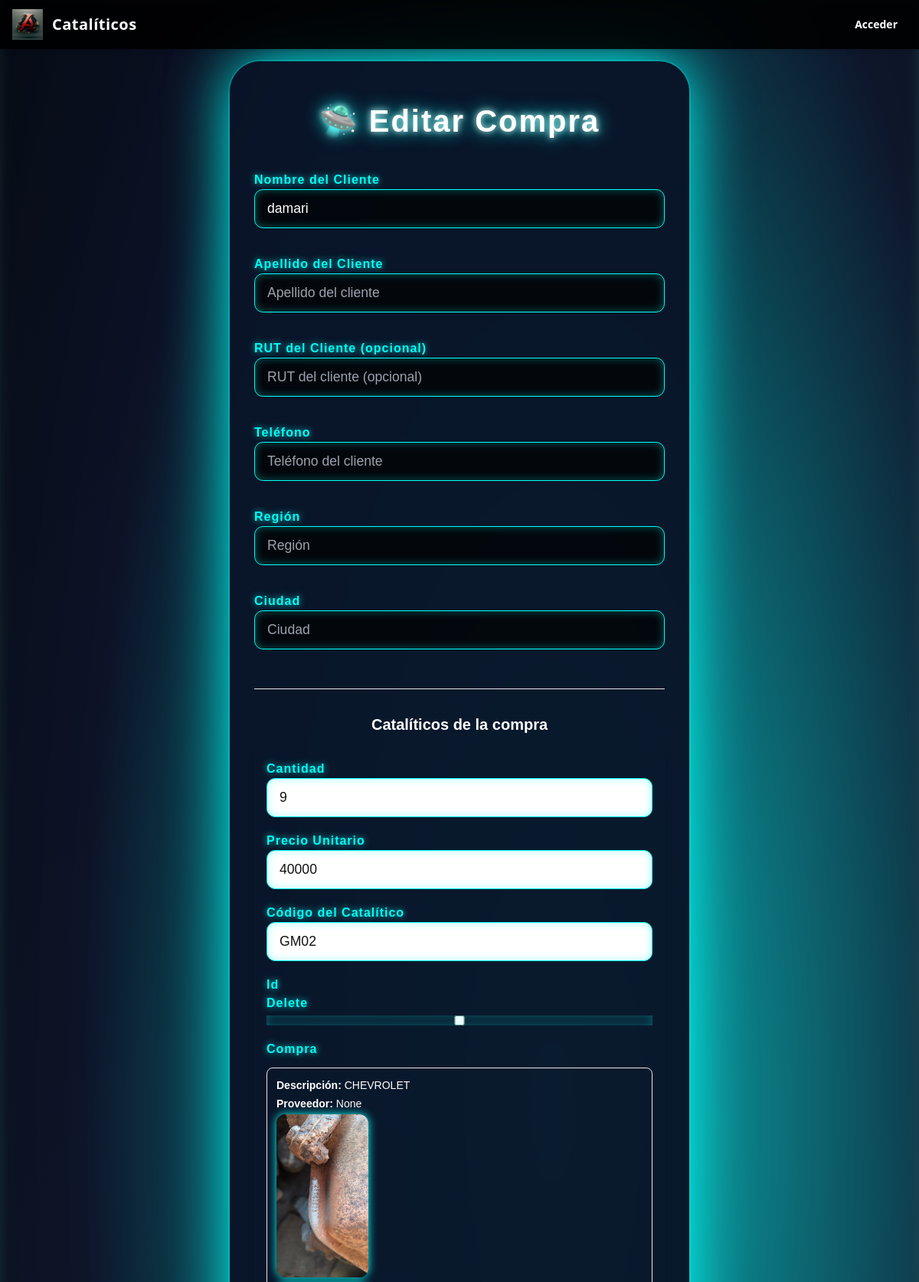
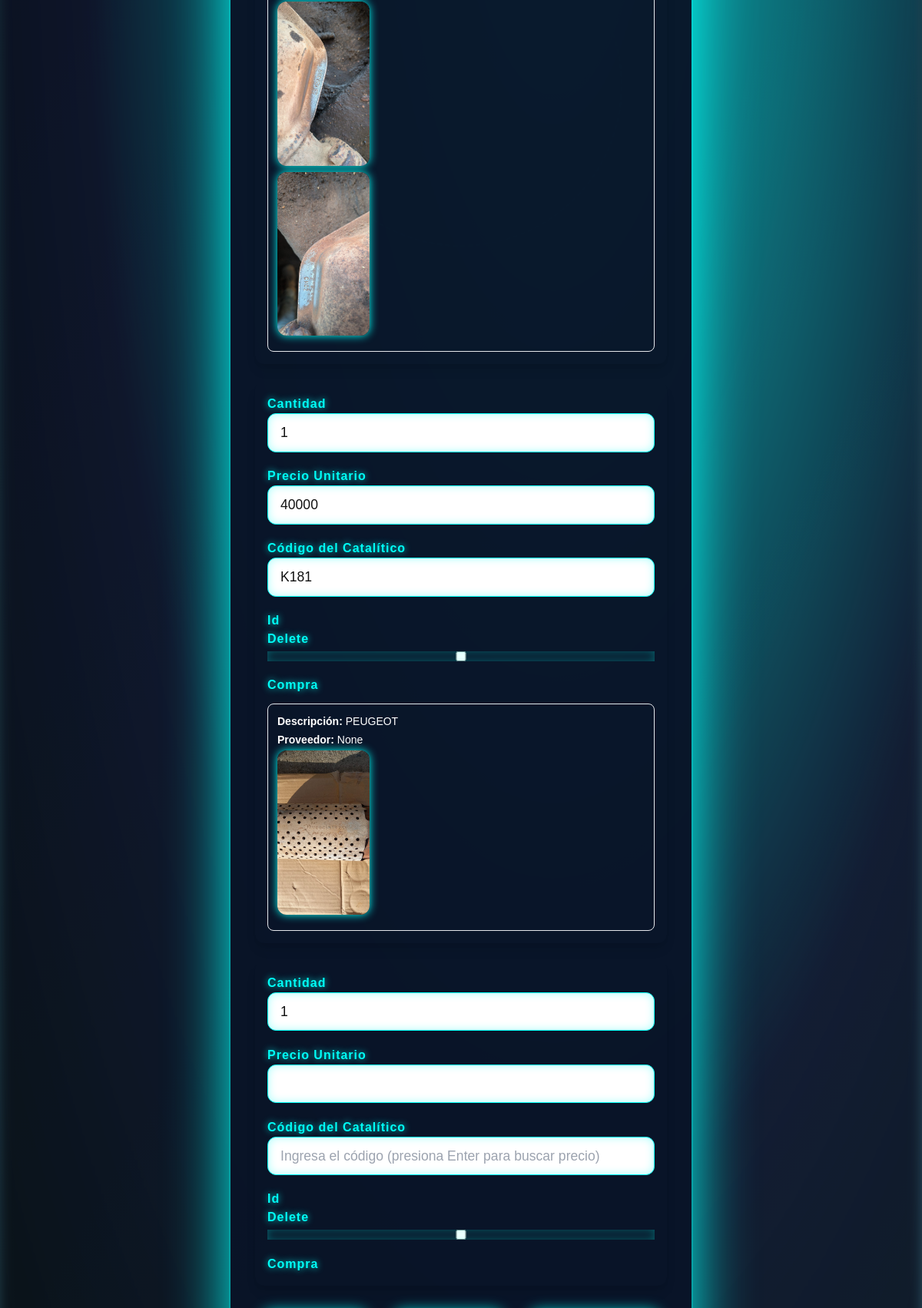
/cataliticos/compras/editar/18/ (upper part), run on the app's committed database (2 pictures, top to bottom).
### cataliticos/models.py (models this page shows, shortened)
class CompraCatalitico(models.Model):
    cliente = models.ForeignKey('Cliente', on_delete=models.SET_NULL, null=True, blank=True)
    cliente_telefono = models.CharField(max_length=30, blank=True)
    region = models.CharField(max_length=100, blank=True)
    ciudad = models.CharField(max_length=100, blank=True)
    cliente_nombre = models.CharField(max_length=100)
    cliente_apellido = models.CharField(max_length=100, blank=True)
    cliente_rut = models.CharField(max_length=20, blank=True)  # Ahora es opcional
    fecha = models.DateTimeField(auto_now_add=True)

class DetalleCatalitico(models.Model):
    compra = models.ForeignKey(CompraCatalitico, related_name='detalles', on_delete=models.CASCADE)
    catalitico = models.ForeignKey(Catalitico, on_delete=models.PROTECT)
    cantidad = models.PositiveIntegerField(default=1)
    precio_unitario = models.PositiveIntegerField()

class Catalitico(models.Model):
    codigo = models.CharField(max_length=100, unique=True)
    descripcion = models.TextField(blank=True, null=True)
    proveedor = models.ForeignKey('Proveedor', on_delete=models.SET_NULL, null=True, blank=True)
    fecha_compra = models.DateField(auto_now_add=True)
    valor_compra = models.DecimalField(max_digits=10, decimal_places=2, default=Decimal('0.00'))
    valor_venta = models.DecimalField(max_digits=10, decimal_places=2, null=True, blank=True)
    cantidad = models.PositiveIntegerField(default=1)
    vendido = models.BooleanField(default=False)
    imagen_principal = models.ImageField(upload_to='cataliticos/', null=True, blank=True)
    imagen2 = models.ImageField(upload_to='cataliticos/', null=True, blank=True)
    imagen3 = models.ImageField(upload_to='cataliticos/', null=True, blank=True)
    imagen4 = models.ImageField(upload_to='cataliticos/', null=True, blank=True)

### cataliticos/views.py (the view)
# urls.py: path('compras/editar/<int:pk>/', views.editar_compra, name='editar_compra'),
def editar_compra(request, pk):
    compra = get_object_or_404(CompraCatalitico, pk=pk)
    form = CompraForm(request.POST or None, instance=compra)
    formset = DetalleCataliticoFormSet(request.POST or None, instance=compra)
    if request.method == 'POST':
        if form.is_valid() and formset.is_valid():
            form.save()
            formset.save()
            messages.success(request, "✅ La compra se actualizó correctamente.")
            return redirect('cataliticos:listado_compras')
    return render(request, 'cataliticos/editar_compra.html', {
        'form': form,
        'formset': formset,
        'compra': compra,
    })

### cataliticos/templates/cataliticos/editar_compra.html (shortened to what this page needs)
{% extends 'base.html' %}
{% load humanize %}
{% load formato_moneda %}
{% block content %}
<div style="position:relative; min-height: 100vh;">
  <div class="futuristic-card mt-16 mb-16">
    <div class="futuristic-title">🛸 Editar Compra</div>
    <form method="post" autocomplete="off">
      {% for field in form %}
        <div class="mb-4">
          <label for="{{ field.id_for_label }}">{{ field.label }}</label>
          {{ field }}
        </div>
      {% endfor %}
      <hr class="my-8 border-cyan-700">
      <h3 class="text-xl neon font-bold mb-4 text-center">Catalíticos de la compra</h3>
      {% for detalle_form in formset %}
        <div class="mb-6 p-4 rounded-xl bg-black/40 shadow-lg">
          {% for field in detalle_form %}
            <label for="{{ field.id_for_label }}" class="block text-cyan-300 font-bold">{{ field.label }}</label>
            {{ field }}
          {% endfor %}
          {% if detalle_form.instance.catalitico %}
            <div class="mt-3 p-3 rounded-lg bg-black/60 border border-cyan-700">
              <div class="text-cyan-200 text-sm mb-1"><strong>Descripción:</strong> {{ detalle_form.instance.catalitico.descripcion }}</div>
              <div class="text-cyan-200 text-sm mb-1"><strong>Proveedor:</strong> {{ detalle_form.instance.catalitico.proveedor }}</div>
              {% if detalle_form.instance.catalitico.imagen_principal %}
                <div class="mb-2"><img src="{{ detalle_form.instance.catalitico.imagen_principal.url }}" alt="Imagen principal" style="max-width:120px; border-radius:12px; box-shadow:0 0 12px #00fff7;"></div>
              {% endif %}
              {% if detalle_form.instance.catalitico.imagen2 %}
                <div class="mb-2"><img src="{{ detalle_form.instance.catalitico.imagen2.url }}" alt="Imagen 2" style="max-width:120px; border-radius:12px; box-shadow:0 0 12px #00fff7;"></div>
              {% endif %}
              {% if detalle_form.instance.catalitico.imagen3 %}
                <div class="mb-2"><img src="{{ detalle_form.instance.catalitico.imagen3.url }}" alt="Imagen 3" style="max-width:120px; border-radius:12px; box-shadow:0 0 12px #00fff7;"></div>
              {% endif %}
            </div>
          {% endif %}
        </div>
      {% endfor %}
    </form>
  </div>
  </div>
{% endblock %}

### cataliticos/templates/base.html (style rules this page uses)
html, body { min-height: 100vh; height: 100%; }
body { background: linear-gradient(120deg, #0f2027 0%, #2c5364 100%) !important; background-color: #0f2027 !important; }

### cataliticos/templates/cataliticos/editar_compra.html (style rules this page uses)
.futuristic-card { position: relative; z-index: 2; background: rgba(10,20,40,0.96); border-radius: 2.5rem; box-shadow: 0 0 80px 0 #00fff7, 0 0 0 2px #00fff733; padding: 3rem 2rem 2rem 2rem; max-width: 600px; margin: 0 auto; font-family: 'Orbitron', 'Montserrat', sans-serif; }
.futuristic-card label { color: #00fff7; font-weight: 700; letter-spacing: 1px; text-shadow: 0 0 8px #00fff7cc; }
.futuristic-card input, .futuristic-card select { background: rgba(0,0,0,0.7); border: 1.5px solid #00fff7; color: #fff; font-size: 1.1rem; border-radius: 0.7rem; padding: 0.7rem 1rem; margin-bottom: 1.2rem; width: 100%; outline: none; box-shadow: 0 0 12px #00fff755 inset; transition: border 0.2s, box-shadow 0.2s; }
.futuristic-title { font-size: 2.5rem; color: #fff; text-align: center; font-weight: 900; letter-spacing: 2px; margin-bottom: 2.2rem; text-shadow: 0 0 24px #00fff7, 0 0 8px #fff; }

### data on the page
CompraCatalitico: form "damari"
DetalleCatalitico: instance.catalitico.descripcion "CHEVROLET", instance.catalitico.proveedor "None", instance.catalitico.imagen_principal (picture), instance.catalitico.imagen2 (picture), instance.catalitico.imagen3 (picture)
DetalleCatalitico: instance.catalitico.descripcion "PEUGEOT", instance.catalitico.proveedor "None", instance.catalitico.imagen_principal (picture)

### other printed values
{{ field.label }} "Nombre del Cliente" "Apellido del Cliente" "RUT del Cliente (opcional)" "Teléfono" "Región" "Ciudad"
{{ field.label }} "Cantidad" "Precio Unitario" "Código del Catalítico" "Id" "Delete" "Compra" "Cantidad" "Precio Unitario" "Código del Catalítico" "Id" "Delete" "Compra" "Cantidad" "Precio Unitario" "Código del Catalítico" "Id" "Delete" "Compra"
